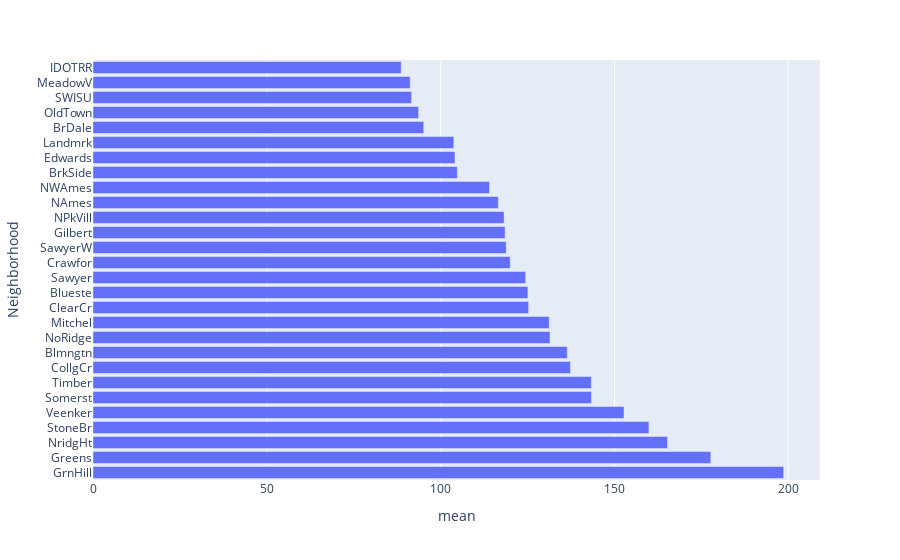
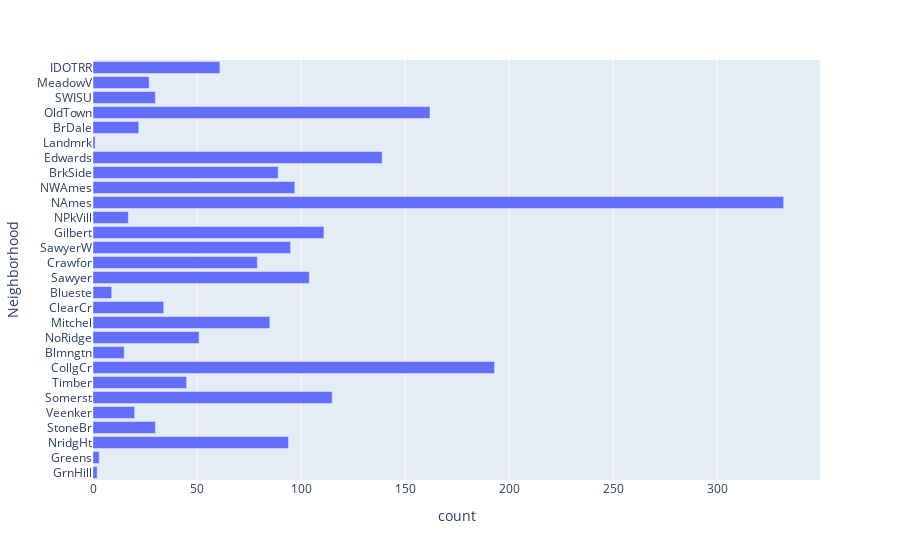

The code cell stored with these charts, in order, in its notebook:
### Code cell
import plotly.express as px
fig = px.bar(test2, x="mean", y = 'Neighborhood')
fig2 = px.bar(test2, x="count", y = 'Neighborhood')
fig.show()
fig2.show()

### Figure 1 — Plotly figure (JSON) as saved in the notebook; plotly's stock layout.template omitted (floating-point values rounded to 4 significant figures)
{"data": [{"alignmentgroup": "True", "hovertemplate": "mean=%{x}<br>Neighborhood=%{y}<extra></extra>", "legendgroup": "", "marker": {"color": "#636efa"}, "name": "", "offsetgroup": "", "orientation": "h", "showlegend": false, "textposition": "auto", "type": "bar", "x": [198.7, 177.7, 165.3, 159.9, 152.7, 143.4, 143.3, 137.3, 136.4, 131.5, 131.2, 125.3, 125.1, 124.5, 120.0, 118.9, 118.5, 118.2, 116.6, 114.1, 104.8, 104.1, 103.8, 95.14, 93.65, 91.65, 91.25, 88.65], "xaxis": "x", "y": ["GrnHill", "Greens", "NridgHt", "StoneBr", "Veenker", "Somerst", "Timber", "CollgCr", "Blmngtn", "NoRidge", "Mitchel", "ClearCr", "Blueste", "Sawyer", "Crawfor", "SawyerW", "Gilbert", "NPkVill", "NAmes", "NWAmes", "BrkSide", "Edwards", "Landmrk", "BrDale", "OldTown", "SWISU", "MeadowV", "IDOTRR"], "yaxis": "y"}], "layout": {"barmode": "relative", "legend": {"tracegroupgap": 0}, "margin": {"t": 60}, "xaxis": {"anchor": "y", "domain": [0, 1], "title": {"text": "mean"}}, "yaxis": {"anchor": "x", "domain": [0, 1], "title": {"text": "Neighborhood"}}}}

### Figure 2 — Plotly figure (JSON) as saved in the notebook; plotly's stock layout.template omitted (floating-point values rounded to 4 significant figures)
{"data": [{"alignmentgroup": "True", "hovertemplate": "count=%{x}<br>Neighborhood=%{y}<extra></extra>", "legendgroup": "", "marker": {"color": "#636efa"}, "name": "", "offsetgroup": "", "orientation": "h", "showlegend": false, "textposition": "auto", "type": "bar", "x": [2, 3, 94, 30, 20, 115, 45, 193, 15, 51, 85, 34, 9, 104, 79, 95, 111, 17, 332, 97, 89, 139, 1, 22, 162, 30, 27, 61], "xaxis": "x", "y": ["GrnHill", "Greens", "NridgHt", "StoneBr", "Veenker", "Somerst", "Timber", "CollgCr", "Blmngtn", "NoRidge", "Mitchel", "ClearCr", "Blueste", "Sawyer", "Crawfor", "SawyerW", "Gilbert", "NPkVill", "NAmes", "NWAmes", "BrkSide", "Edwards", "Landmrk", "BrDale", "OldTown", "SWISU", "MeadowV", "IDOTRR"], "yaxis": "y"}], "layout": {"barmode": "relative", "legend": {"tracegroupgap": 0}, "margin": {"t": 60}, "xaxis": {"anchor": "y", "domain": [0, 1], "title": {"text": "count"}}, "yaxis": {"anchor": "x", "domain": [0, 1], "title": {"text": "Neighborhood"}}}}
